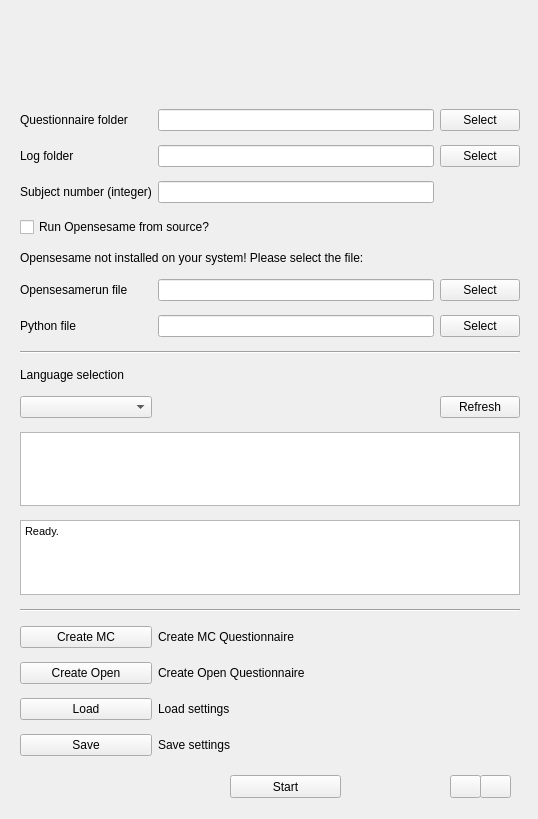
<?xml version="1.0" encoding="UTF-8"?>
<ui version="4.0">
 <class>MainWindow</class>
 <widget class="QMainWindow" name="MainWindow">
  <property name="geometry">
   <rect>
    <x>0</x>
    <y>0</y>
    <width>538</width>
    <height>819</height>
   </rect>
  </property>
  <property name="windowTitle">
   <string>MainWindow</string>
  </property>
  <widget class="QWidget" name="centralwidget">
   <widget class="QPushButton" name="startButton">
    <property name="geometry">
     <rect>
      <x>230</x>
      <y>775</y>
      <width>111</width>
      <height>23</height>
     </rect>
    </property>
    <property name="toolTip">
     <string>Start the experiment</string>
    </property>
    <property name="text">
     <string>Start</string>
    </property>
   </widget>
   <widget class="QWidget" name="gridLayoutWidget">
    <property name="geometry">
     <rect>
      <x>20</x>
      <y>15</y>
      <width>500</width>
      <height>741</height>
     </rect>
    </property>
    <layout class="QGridLayout" name="gridLayout">
     <property name="verticalSpacing">
      <number>14</number>
     </property>
     <item row="14" column="0" colspan="3">
      <widget class="QTextEdit" name="statusBox">
       <property name="enabled">
        <bool>true</bool>
       </property>
       <property name="sizePolicy">
        <sizepolicy hsizetype="Expanding" vsizetype="Expanding">
         <horstretch>0</horstretch>
         <verstretch>0</verstretch>
        </sizepolicy>
       </property>
       <property name="minimumSize">
        <size>
         <width>0</width>
         <height>0</height>
        </size>
       </property>
       <property name="html">
        <string>&lt;!DOCTYPE HTML PUBLIC &quot;-//W3C//DTD HTML 4.0//EN&quot; &quot;http://www.w3.org/TR/REC-html40/strict.dtd&quot;&gt;
&lt;html&gt;&lt;head&gt;&lt;meta name=&quot;qrichtext&quot; content=&quot;1&quot; /&gt;&lt;style type=&quot;text/css&quot;&gt;
p, li { white-space: pre-wrap; }
&lt;/style&gt;&lt;/head&gt;&lt;body style=&quot; font-family:'DejaVu Sans'; font-size:9pt; font-weight:400; font-style:normal;&quot;&gt;
&lt;p style=&quot; margin-top:0px; margin-bottom:0px; margin-left:0px; margin-right:0px; -qt-block-indent:0; text-indent:0px;&quot;&gt;&lt;span style=&quot; font-family:'MS Shell Dlg 2'; font-size:8pt;&quot;&gt;Ready.&lt;/span&gt;&lt;/p&gt;&lt;/body&gt;&lt;/html&gt;</string>
       </property>
      </widget>
     </item>
     <item row="10" column="0" colspan="3">
      <widget class="Line" name="line">
       <property name="orientation">
        <enum>Qt::Horizontal</enum>
       </property>
      </widget>
     </item>
     <item row="13" column="0" colspan="3">
      <widget class="QListWidget" name="listWidget">
       <property name="acceptDrops">
        <bool>false</bool>
       </property>
       <property name="toolTip">
        <string>Drag and Drop the experiments to change the order. Only items which are checked will be used</string>
       </property>
       <property name="editTriggers">
        <set>QAbstractItemView::NoEditTriggers</set>
       </property>
       <property name="dragEnabled">
        <bool>true</bool>
       </property>
       <property name="dragDropMode">
        <enum>QAbstractItemView::InternalMove</enum>
       </property>
       <property name="defaultDropAction">
        <enum>Qt::MoveAction</enum>
       </property>
       <property name="selectionMode">
        <enum>QAbstractItemView::SingleSelection</enum>
       </property>
      </widget>
     </item>
     <item row="12" column="0">
      <widget class="QComboBox" name="comboBox">
       <property name="toolTip">
        <string>Select the language</string>
       </property>
      </widget>
     </item>
     <item row="7" column="0">
      <widget class="QLabel" name="pythonLabel">
       <property name="toolTip">
        <string>Select the python executable, if left empty the system wide installed python will be used</string>
       </property>
       <property name="text">
        <string>Python file</string>
       </property>
      </widget>
     </item>
     <item row="2" column="0">
      <widget class="QLabel" name="logFolderLabel">
       <property name="toolTip">
        <string>Select the folder where the log files will be saved.</string>
       </property>
       <property name="text">
        <string>Log folder</string>
       </property>
      </widget>
     </item>
     <item row="15" column="0" colspan="3">
      <widget class="Line" name="line_2">
       <property name="orientation">
        <enum>Qt::Horizontal</enum>
       </property>
      </widget>
     </item>
     <item row="6" column="2">
      <widget class="QPushButton" name="opensesamerunButton">
       <property name="toolTip">
        <string>Select the opensesamerun file</string>
       </property>
       <property name="text">
        <string>Select</string>
       </property>
      </widget>
     </item>
     <item row="1" column="0">
      <widget class="QLabel" name="inputFolderLabel">
       <property name="toolTip">
        <string>Location of the experiment folder. This folder must contain language folders. The experiment files have to be placed in the language folders. </string>
       </property>
       <property name="text">
        <string>Questionnaire folder</string>
       </property>
      </widget>
     </item>
     <item row="18" column="0">
      <widget class="QPushButton" name="restoreGuiButton">
       <property name="toolTip">
        <string>Load experiment settings</string>
       </property>
       <property name="text">
        <string>Load</string>
       </property>
      </widget>
     </item>
     <item row="17" column="1">
      <widget class="QLabel" name="label_3">
       <property name="text">
        <string>Create Open Questionnaire</string>
       </property>
      </widget>
     </item>
     <item row="17" column="0">
      <widget class="QPushButton" name="createOpenButton">
       <property name="text">
        <string>Create Open</string>
       </property>
      </widget>
     </item>
     <item row="12" column="2">
      <widget class="QPushButton" name="refreshButton">
       <property name="text">
        <string>Refresh</string>
       </property>
      </widget>
     </item>
     <item row="1" column="2">
      <widget class="QPushButton" name="inputFolderButton">
       <property name="toolTip">
        <string>Select folder containing the data files</string>
       </property>
       <property name="statusTip">
        <string/>
       </property>
       <property name="text">
        <string>Select</string>
       </property>
      </widget>
     </item>
     <item row="18" column="1">
      <widget class="QLabel" name="label">
       <property name="text">
        <string>Load settings</string>
       </property>
      </widget>
     </item>
     <item row="1" column="1">
      <widget class="QLineEdit" name="inputFolderLocation">
       <property name="readOnly">
        <bool>true</bool>
       </property>
      </widget>
     </item>
     <item row="3" column="1">
      <widget class="QLineEdit" name="subjectLineEdit"/>
     </item>
     <item row="11" column="0">
      <widget class="QLabel" name="insertAnswerLabel">
       <property name="text">
        <string>Language selection</string>
       </property>
      </widget>
     </item>
     <item row="4" column="0" colspan="2">
      <widget class="QCheckBox" name="srcCheckBox">
       <property name="toolTip">
        <string>If OpenSesame is not installed on your system you can also use the source of the Opensesame</string>
       </property>
       <property name="statusTip">
        <string/>
       </property>
       <property name="text">
        <string>Run Opensesame from source?</string>
       </property>
      </widget>
     </item>
     <item row="16" column="0">
      <widget class="QPushButton" name="createMCButton">
       <property name="text">
        <string>Create MC</string>
       </property>
      </widget>
     </item>
     <item row="16" column="1">
      <widget class="QLabel" name="createOpenLabel">
       <property name="text">
        <string>Create MC Questionnaire</string>
       </property>
      </widget>
     </item>
     <item row="5" column="0" colspan="3">
      <widget class="QLabel" name="opensesameNotFoundLabel">
       <property name="text">
        <string>Opensesame not installed on your system! Please select the file:</string>
       </property>
      </widget>
     </item>
     <item row="7" column="2">
      <widget class="QPushButton" name="pythonButton">
       <property name="toolTip">
        <string>Select the python executable, if left empty the system wide installed python will be used</string>
       </property>
       <property name="text">
        <string>Select</string>
       </property>
      </widget>
     </item>
     <item row="7" column="1">
      <widget class="QLineEdit" name="pythonLineEdit">
       <property name="readOnly">
        <bool>true</bool>
       </property>
      </widget>
     </item>
     <item row="20" column="0">
      <widget class="QPushButton" name="saveGuiButton">
       <property name="toolTip">
        <string>Save experiment settings</string>
       </property>
       <property name="text">
        <string>Save</string>
       </property>
      </widget>
     </item>
     <item row="2" column="1">
      <widget class="QLineEdit" name="logFolderDestination">
       <property name="dragEnabled">
        <bool>false</bool>
       </property>
       <property name="readOnly">
        <bool>true</bool>
       </property>
      </widget>
     </item>
     <item row="6" column="1">
      <widget class="QLineEdit" name="opensesamerunLineEdit">
       <property name="readOnly">
        <bool>true</bool>
       </property>
      </widget>
     </item>
     <item row="2" column="2">
      <widget class="QPushButton" name="logFolderButton">
       <property name="toolTip">
        <string>Select destination folder to save the log files</string>
       </property>
       <property name="statusTip">
        <string/>
       </property>
       <property name="text">
        <string>Select</string>
       </property>
      </widget>
     </item>
     <item row="20" column="1">
      <widget class="QLabel" name="label_2">
       <property name="text">
        <string>Save settings</string>
       </property>
      </widget>
     </item>
     <item row="6" column="0">
      <widget class="QLabel" name="opensesamerunLabel">
       <property name="toolTip">
        <string>Select the opensesamerun file</string>
       </property>
       <property name="text">
        <string>Opensesamerun file</string>
       </property>
      </widget>
     </item>
     <item row="3" column="0">
      <widget class="QLabel" name="subjectlabel">
       <property name="toolTip">
        <string>Insert the subject number</string>
       </property>
       <property name="text">
        <string>Subject number (integer)</string>
       </property>
      </widget>
     </item>
     <item row="0" column="0" colspan="3">
      <widget class="QLabel" name="image">
       <property name="sizePolicy">
        <sizepolicy hsizetype="Fixed" vsizetype="Fixed">
         <horstretch>0</horstretch>
         <verstretch>0</verstretch>
        </sizepolicy>
       </property>
       <property name="minimumSize">
        <size>
         <width>0</width>
         <height>80</height>
        </size>
       </property>
       <property name="maximumSize">
        <size>
         <width>16777215</width>
         <height>80</height>
        </size>
       </property>
       <property name="text">
        <string/>
       </property>
      </widget>
     </item>
    </layout>
   </widget>
   <widget class="QPushButton" name="docButton">
    <property name="geometry">
     <rect>
      <x>450</x>
      <y>775</y>
      <width>31</width>
      <height>23</height>
     </rect>
    </property>
    <property name="toolTip">
     <string>Help</string>
    </property>
    <property name="text">
     <string/>
    </property>
    <property name="icon">
     <iconset>
      <normaloff>:/resources/help-about.png</normaloff>:/resources/help-about.png</iconset>
    </property>
    <property name="iconSize">
     <size>
      <width>18</width>
      <height>18</height>
     </size>
    </property>
   </widget>
   <widget class="QPushButton" name="aboutButton">
    <property name="geometry">
     <rect>
      <x>480</x>
      <y>775</y>
      <width>31</width>
      <height>23</height>
     </rect>
    </property>
    <property name="toolTip">
     <string>About this application...</string>
    </property>
    <property name="text">
     <string/>
    </property>
    <property name="icon">
     <iconset>
      <normaloff>:/resources/help-contents.png</normaloff>:/resources/help-contents.png</iconset>
    </property>
    <property name="iconSize">
     <size>
      <width>18</width>
      <height>18</height>
     </size>
    </property>
   </widget>
  </widget>
 </widget>
 <resources/>
 <connections/>
</ui>
